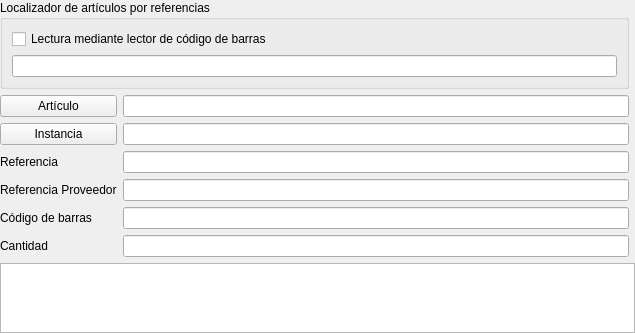
<?xml version="1.0" encoding="UTF-8"?>
<ui version="4.0">
 <class>Form</class>
 <widget class="QWidget" name="Form">
  <property name="geometry">
   <rect>
    <x>0</x>
    <y>0</y>
    <width>635</width>
    <height>311</height>
   </rect>
  </property>
  <property name="windowTitle">
   <string>Form</string>
  </property>
  <layout class="QGridLayout" name="gridLayout">
   <property name="margin">
    <number>0</number>
   </property>
   <item row="2" column="0">
    <widget class="DBChooseRecordButton" name="db_idarticulo">
     <property name="text">
      <string>Artículo</string>
     </property>
     <property name="fieldName">
      <string>idarticulo</string>
     </property>
     <property name="dataEditable">
      <bool>true</bool>
     </property>
    </widget>
   </item>
   <item row="5" column="0">
    <widget class="QLabel" name="label_2">
     <property name="text">
      <string>Referencia Proveedor</string>
     </property>
     <property name="buddy">
      <cstring>db_refproveedor</cstring>
     </property>
    </widget>
   </item>
   <item row="2" column="1">
    <widget class="DBLineEdit" name="db_nombrearticulo">
     <property name="fieldName">
      <string>articulos.father.nombre</string>
     </property>
    </widget>
   </item>
   <item row="7" column="1">
    <widget class="DBNumberEdit" name="db_cantidad">
     <property name="fieldName">
      <string>cantidad</string>
     </property>
     <property name="dataEditable">
      <bool>true</bool>
     </property>
    </widget>
   </item>
   <item row="4" column="1">
    <widget class="DBLineEdit" name="db_referencia">
     <property name="focusPolicy">
      <enum>Qt::StrongFocus</enum>
     </property>
     <property name="fieldName">
      <string>referencia</string>
     </property>
     <property name="dataEditable">
      <bool>false</bool>
     </property>
    </widget>
   </item>
   <item row="5" column="1">
    <widget class="DBLineEdit" name="db_refproveedor">
     <property name="focusPolicy">
      <enum>Qt::StrongFocus</enum>
     </property>
     <property name="fieldName">
      <string>refproveedor</string>
     </property>
     <property name="dataEditable">
      <bool>false</bool>
     </property>
    </widget>
   </item>
   <item row="6" column="1">
    <widget class="DBLineEdit" name="db_codbarras">
     <property name="focusPolicy">
      <enum>Qt::StrongFocus</enum>
     </property>
     <property name="fieldName">
      <string>codbarras</string>
     </property>
     <property name="dataEditable">
      <bool>false</bool>
     </property>
    </widget>
   </item>
   <item row="8" column="0" colspan="3">
    <widget class="DBTableView" name="articulosinstancias.father.articuloscaracteristicasvalores">
     <property name="internalData">
      <bool>true</bool>
     </property>
     <property name="relationName">
      <string>articulosinstancias.father.articuloscaracteristicasvalores</string>
     </property>
     <property name="dataEditable">
      <bool>true</bool>
     </property>
     <property name="navigateOnEnter">
      <bool>true</bool>
     </property>
    </widget>
   </item>
   <item row="6" column="0">
    <widget class="QLabel" name="label_3">
     <property name="text">
      <string>Código de barras</string>
     </property>
     <property name="buddy">
      <cstring>db_codbarras</cstring>
     </property>
    </widget>
   </item>
   <item row="4" column="0">
    <widget class="QLabel" name="label">
     <property name="text">
      <string>Referencia</string>
     </property>
     <property name="buddy">
      <cstring>db_referencia</cstring>
     </property>
    </widget>
   </item>
   <item row="3" column="0">
    <widget class="DBChooseRecordButton" name="db_idinstancia">
     <property name="text">
      <string>Instancia</string>
     </property>
     <property name="fieldName">
      <string>idinstancia</string>
     </property>
     <property name="dataEditable">
      <bool>true</bool>
     </property>
    </widget>
   </item>
   <item row="3" column="1">
    <widget class="DBLineEdit" name="db_nombreinstancia">
     <property name="fieldName">
      <string>articulosinstancias.father.nombre</string>
     </property>
    </widget>
   </item>
   <item row="7" column="0">
    <widget class="QLabel" name="label_4">
     <property name="text">
      <string>Cantidad</string>
     </property>
     <property name="buddy">
      <cstring>db_cantidad</cstring>
     </property>
    </widget>
   </item>
   <item row="1" column="0" colspan="2">
    <widget class="QGroupBox" name="gbLocalizador">
     <property name="title">
      <string>Localizador de artículos por referencias</string>
     </property>
     <layout class="QVBoxLayout" name="verticalLayout">
      <item>
       <widget class="QCheckBox" name="chkCodBar">
        <property name="focusPolicy">
         <enum>Qt::NoFocus</enum>
        </property>
        <property name="text">
         <string>Lectura mediante lector de código de barras</string>
        </property>
       </widget>
      </item>
      <item>
       <widget class="DBLineEdit" name="db_localizador"/>
      </item>
     </layout>
    </widget>
   </item>
  </layout>
 </widget>
 <customwidgets>
  <customwidget>
   <class>DBChooseRecordButton</class>
   <extends>QPushButton</extends>
   <header>widgets/dbchooserecordbutton.h</header>
  </customwidget>
  <customwidget>
   <class>DBLineEdit</class>
   <extends>QLineEdit</extends>
   <header>widgets/dblineedit.h</header>
  </customwidget>
  <customwidget>
   <class>DBNumberEdit</class>
   <extends>QLineEdit</extends>
   <header>widgets/dbnumberedit.h</header>
  </customwidget>
  <customwidget>
   <class>DBTableView</class>
   <extends>QTableView</extends>
   <header>widgets/dbtableview.h</header>
  </customwidget>
 </customwidgets>
 <tabstops>
  <tabstop>db_idarticulo</tabstop>
  <tabstop>db_nombrearticulo</tabstop>
  <tabstop>db_idinstancia</tabstop>
  <tabstop>db_nombreinstancia</tabstop>
  <tabstop>db_referencia</tabstop>
  <tabstop>db_refproveedor</tabstop>
  <tabstop>db_codbarras</tabstop>
  <tabstop>db_cantidad</tabstop>
  <tabstop>articulosinstancias.father.articuloscaracteristicasvalores</tabstop>
 </tabstops>
 <resources/>
 <connections/>
</ui>
